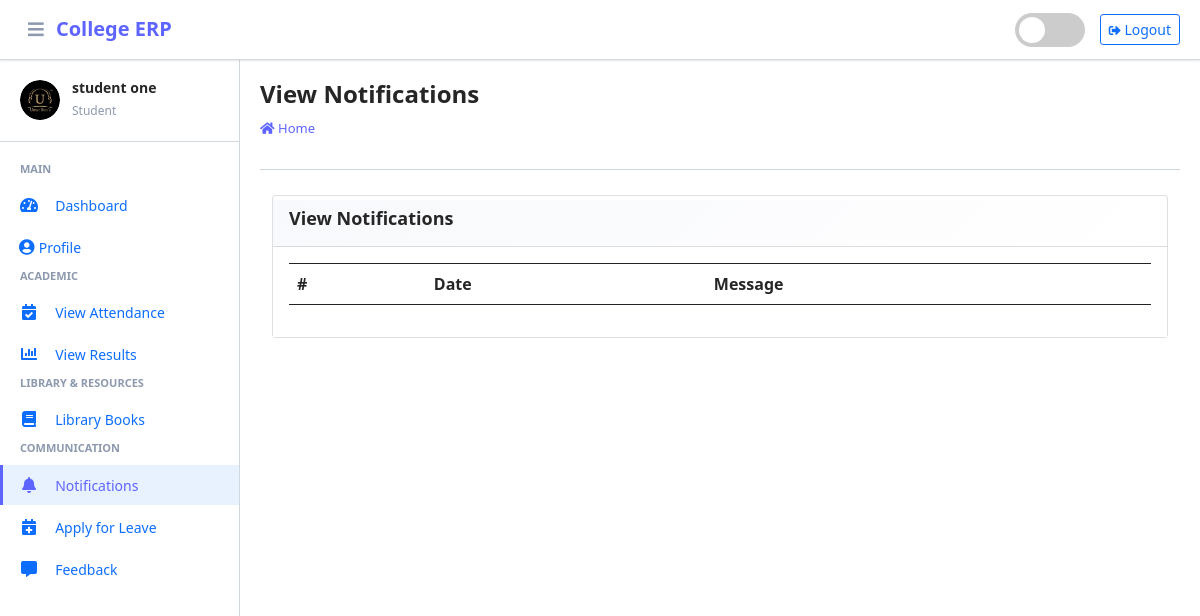
Page /student/view/notification/ (signed in) on the committed database.
### main_app/models.py (models this page shows, shortened)
class CustomUser(AbstractUser):
    USER_TYPE = ((1, "HOD"), (2, "Staff"), (3, "Student"))
    GENDER = [("M", "Male"), ("F", "Female")]
    username = None  # Removed username, using email instead
    email = models.EmailField(unique=True)
    user_type = models.CharField(default=1, choices=USER_TYPE, max_length=1)
    gender = models.CharField(max_length=1, choices=GENDER)
    profile_pic = models.ImageField()
    address = models.TextField()
    fcm_token = models.TextField(default="")  # For firebase notifications
    created_at = models.DateTimeField(auto_now_add=True)
    updated_at = models.DateTimeField(auto_now=True)
    USERNAME_FIELD = "email"
    REQUIRED_FIELDS = []
    objects = CustomUserManager()

### main_app/student_views.py (the view)
# urls.py: path("student/view/notification/", student_views.student_view_notification,
def student_view_notification(request):
    student = get_object_or_404(Student, admin=request.user)
    notifications = NotificationStudent.objects.filter(student=student)
    context = {
        'notifications': notifications,
        'page_title': "View Notifications"
    }
    return render(request, "student_template/student_view_notification.html", context)

### main_app/templates/student_template/student_view_notification.html (shortened to what this page needs)
{% extends 'main_app/base.html' %}
{% load static %}
{% block page_title %}{{page_title}}{% endblock page_title %}
{% block content %}
<section class="content">
    <div class="container-fluid">
        <div class="row">
            <div class="col-md-12">
                <div class="card card-dark">
                    <div class="card-header">
                        <h3 class="card-title">{{page_title}}</h3>
                    </div>
                    <div class="card-body">
                        <div class="form-group table">
              <table class="table table-bordered">
                  <tr>
                      <th>#</th>
                      <th>Date</th>
                      <th>Message</th>
                  </tr>
              </table>
                        </div>
                    </div>
            </div>
        </div>
    </div>
</section>
{% endblock content %}

### main_app/templates/main_app/erpnext_sidebar.html (shortened to what this page needs)
{% load static %}
<div class="sidebar-header">
    <div class="sidebar-user">
        <img src="{{ request.user.profile_pic}}" alt="User Avatar" class="sidebar-user-avatar" id="sidebar-avatar" onerror="showDefaultAvatar()">
        <div class="sidebar-user-info">
            <h6>{{ user.get_full_name|default:user.username }}</h6>
            <small>
                {% if user.user_type == '1' %}
                    Administrator
                {% elif user.user_type == '2' %}
                    Staff Member
                {% else %}
                    Student
                {% endif %}
            </small>
        </div>
    </div>
</div>
<div class="nav-section">
    {% if user.user_type == '1' %}
        <h6 class="nav-section-title">Main</h6>
        <div class="nav-item">
            {% url 'admin_home' as admin_home %}
            <a href="{{ admin_home }}" class="nav-link {% if admin_home == request.path %}active{% endif %}">
                <i class="nav-icon fas fa-tachometer-alt"></i>
                <span class="nav-text">Dashboard</span>
            </a>
        </div>
        <div class="nav-item">
            {% url 'admin_view_profile' as admin_view_profile %}
            <a href="{{ admin_view_profile }}" class="nav-link {% if admin_view_profile == request.path %}active{% endif %}">
                <i class="fas fa-user-circle"></i>
                <span class="nav-text">Profile</span>
            </a>
        </div>
        <h6 class="nav-section-title">Academic Management</h6>
        <div class="nav-item has-submenu {% if 'course' in request.path %}open{% endif %}">
            <a href="#" class="nav-link">
                <i class="nav-icon fas fa-graduation-cap"></i>
                <span class="nav-text">Courses</span>
                <i class="nav-arrow fas fa-chevron-right"></i>
            </a>
            <div class="nav-submenu">
                <div class="nav-item">
                    {% url 'add_course' as add_course %}
                    <a href="{{ add_course }}" class="nav-link {% if add_course == request.path %}active{% endif %}">
                        <span class="nav-text">Add Course</span>
                    </a>
                </div>
                <div class="nav-item">
                    {% url 'manage_course' as manage_course %}
                    <a href="{{ manage_course }}" class="nav-link {% if manage_course == request.path or 'edit_course' in request.path %}active{% endif %}">
                        <span class="nav-text">Manage Courses</span>
                    </a>
                </div>
            </div>
        </div>
        <div class="nav-item has-submenu {% if 'subject' in request.path %}open{% endif %}">
            <a href="#" class="nav-link">
                <i class="nav-icon fas fa-book"></i>
                <span class="nav-text">Subjects</span>
                <i class="nav-arrow fas fa-chevron-right"></i>
            </a>
            <div class="nav-submenu">
                <div class="nav-item">
                    {% url 'add_subject' as add_subject %}
                    <a href="{{ add_subject }}" class="nav-link {% if add_subject == request.path %}active{% endif %}">
                        <span class="nav-text">Add Subject</span>
                    </a>
                </div>
                <div class="nav-item">
                    {% url 'manage_subject' as manage_subject %}
                    <a href="{{ manage_subject }}" class="nav-link {% if manage_subject == request.path or 'edit_subject' in request.path %}active{% endif %}">
                        <span class="nav-text">Manage Subjects</span>
                    </a>
                </div>
            </div>
        </div>
        <div class="nav-item has-submenu {% if 'session' in request.path %}open{% endif %}">
            <a href="#" class="nav-link">
                <i class="nav-icon fas fa-calendar-alt"></i>
                <span class="nav-text">Sessions</span>
                <i class="nav-arrow fas fa-chevron-right"></i>
            </a>
            <div class="nav-submenu">
                <div class="nav-item">
                    {% url 'add_session' as add_session %}
                    <a href="{{ add_session }}" class="nav-link {% if add_session == request.path %}active{% endif %}">
                        <span class="nav-text">Add Session</span>
                    </a>
                </div>
                <div class="nav-item">
                    {% url 'manage_session' as manage_session %}
                    <a href="{{ manage_session }}" class="nav-link {% if manage_session == request.path or 'edit_session' in request.path %}active{% endif %}">
                        <span class="nav-text">Manage Sessions</span>
                    </a>
                </div>
            </div>
        </div>
        <h6 class="nav-section-title">User Management</h6>
        <div class="nav-item">
            {% url 'add_staff' as add_staff %}
            <a href="{{ add_staff }}" class="nav-link {% if add_staff == request.path %}active{% endif %}">
                <i class="nav-icon fas fa-user-plus"></i>
                <span class="nav-text">Add Staff</span>
            </a>
        </div>
        <div class="nav-item">
            {% url 'manage_staff' as manage_staff %}
            <a href="{{ manage_staff }}" class="nav-link {% if manage_staff == request.path or 'edit_staff' in request.path %}active{% endif %}">
                <i class="nav-icon fas fa-users-cog"></i>
                <span class="nav-text">Manage Staff</span>
            </a>
        </div>
        <div class="nav-item">
            {% url 'add_student' as add_student %}
            <a href="{{ add_student }}" class="nav-link {% if add_student == request.path %}active{% endif %}">
                <i class="nav-icon fas fa-user-graduate"></i>
                <span class="nav-text">Add Student</span>
            </a>
        </div>
        <div class="nav-item">
            {% url 'manage_student' as manage_student %}
            <a href="{{ manage_student }}" class="nav-link {% if manage_student == request.path or 'edit_student' in request.path %}active{% endif %}">
                <i class="nav-icon fas fa-users"></i>
                <span class="nav-text">Manage Students</span>
            </a>
        </div>
        <h6 class="nav-section-title">Communication</h6>
        <div class="nav-item">
            {% url 'admin_notify_staff' as admin_notify_staff %}
            <a href="{{ admin_notify_staff }}" class="nav-link {% if admin_notify_staff == request.path %}active{% endif %}">
                <i class="nav-icon fas fa-bell"></i>
                <span class="nav-text">Notify Staff</span>
            </a>
        </div>
        <div class="nav-item">
            {% url 'admin_notify_student' as admin_notify_student %}
            <a href="{{ admin_notify_student }}" class="nav-link {% if admin_notify_student == request.path %}active{% endif %}">
                <i class="nav-icon fas fa-bullhorn"></i>
                <span class="nav-text">Notify Students</span>
            </a>
        </div>
        <h6 class="nav-section-title">Reports & Analytics</h6>
        <div class="nav-item">
            {% url 'admin_view_attendance' as admin_view_attendance %}
            <a href="{{ admin_view_attendance }}" class="nav-link {% if admin_view_attendance == request.path %}active{% endif %}">
                <i class="nav-icon fas fa-chart-line"></i>
                <span class="nav-text">View Attendance</span>
            </a>
        </div>
        <div class="nav-item">
            {% url 'student_feedback_message' as student_feedback_message %}
            <a href="{{ student_feedback_message }}" class="nav-link {% if student_feedback_message == request.path %}active{% endif %}">
                <i class="nav-icon fas fa-comments"></i>
                <span class="nav-text">Student Feedback</span>
            </a>
        </div>
        <div class="nav-item">
            {% url 'staff_feedback_message' as staff_feedback_message %}
            <a href="{{ staff_feedback_message }}" class="nav-link {% if staff_feedback_message == request.path %}active{% endif %}">
                <i class="nav-icon fas fa-comment-dots"></i>
                <span class="nav-text">Staff Feedback</span>
            </a>
        </div>
        <h6 class="nav-section-title">Leave Management</h6>
        <div class="nav-item">
            {% url 'view_staff_leave' as view_staff_leave %}
            <a href="{{ view_staff_leave }}" class="nav-link {% if view_staff_leave == request.path %}active{% endif %}">
                <i class="nav-icon fas fa-calendar-check"></i>
                <span class="nav-text">Staff Leave</span>
            </a>
        </div>
        <div class="nav-item">
            {% url 'view_student_leave' as view_student_leave %}
            <a href="{{ view_student_leave }}" class="nav-link {% if view_student_leave == request.path %}active{% endif %}">
                <i class="nav-icon fas fa-calendar-times"></i>
                <span class="nav-text">Student Leave</span>
            </a>
        </div>
    {% else %}
        <h6 class="nav-section-title">Main</h6>
        <div class="nav-item">
            {% url 'student_home' as student_home %}
            <a href="{{ student_home }}" class="nav-link {% if student_home == request.path %}active{% endif %}">
                <i class="nav-icon fas fa-tachometer-alt"></i>
                <span class="nav-text">Dashboard</span>
            </a>
        </div>
        <div class="nav-item">
            {% url 'student_view_profile' as student_view_profile %}
            <a href="{{ student_view_profile }}" class="nav-link {% if student_view_profile == request.path %}active{% endif %}">
                <i class="fas fa-user-circle"></i>
                <span class="nav-text">Profile</span>
            </a>
        </div>
        <h6 class="nav-section-title">Academic</h6>
        <div class="nav-item">
            {% url 'student_view_attendance' as student_view_attendance %}
            <a href="{{ student_view_attendance }}" class="nav-link {% if student_view_attendance == request.path %}active{% endif %}">
                <i class="nav-icon fas fa-calendar-check"></i>
                <span class="nav-text">View Attendance</span>
            </a>
        </div>
        <div class="nav-item">
            {% url 'student_view_result' as student_view_result %}
            <a href="{{ student_view_result }}" class="nav-link {% if student_view_result == request.path %}active{% endif %}">
                <i class="nav-icon fas fa-chart-bar"></i>
                <span class="nav-text">View Results</span>
            </a>
        </div>
        <h6 class="nav-section-title">Library & Resources</h6>
        <div class="nav-item">
            {% url 'view_books' as view_books %}
            <a href="{{ view_books }}" class="nav-link {% if view_books == request.path %}active{% endif %}">
                <i class="nav-icon fas fa-book"></i>
                <span class="nav-text">Library Books</span>
            </a>
        </div>
        <h6 class="nav-section-title">Communication</h6>
        <div class="nav-item">
            {% url 'student_view_notification' as student_view_notification %}
            <a href="{{ student_view_notification }}" class="nav-link {% if student_view_notification == request.path %}active{% endif %}">
                <i class="nav-icon fas fa-bell"></i>
                <span class="nav-text">Notifications</span>
            </a>
        </div>
        <div class="nav-item">
            {% url 'student_apply_leave' as student_apply_leave %}
            <a href="{{ student_apply_leave }}" class="nav-link {% if student_apply_leave == request.path %}active{% endif %}">
                <i class="nav-icon fas fa-calendar-plus"></i>
                <span class="nav-text">Apply for Leave</span>
            </a>
        </div>
        <div class="nav-item">
            {% url 'student_feedback' as student_feedback %}
            <a href="{{ student_feedback }}" class="nav-link {% if student_feedback == request.path %}active{% endif %}">
                <i class="nav-icon fas fa-comment-alt"></i>
                <span class="nav-text">Feedback</span>
            </a>
        </div>
    {% endif %}
</div>

### rows in the picture
CustomUser: user.profile_pic (picture), get_full_name "student one"

### other values in the picture
{{ page_title }} "View Notifications"
